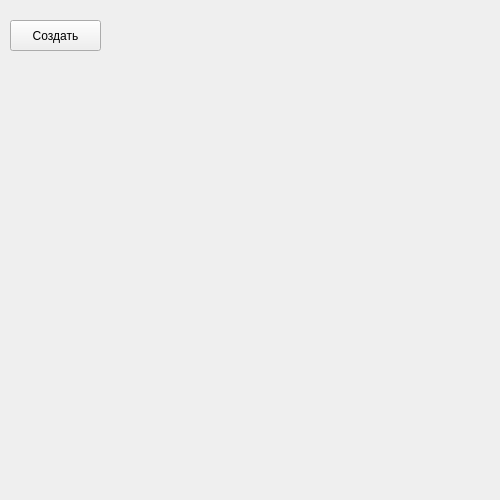
<?xml version="1.0" encoding="UTF-8"?>
<ui version="4.0">
 <class>MainWindow</class>
 <widget class="QMainWindow" name="MainWindow">
  <property name="geometry">
   <rect>
    <x>0</x>
    <y>0</y>
    <width>500</width>
    <height>500</height>
   </rect>
  </property>
  <property name="windowTitle">
   <string>MainWindow</string>
  </property>
  <widget class="QWidget" name="centralwidget">
   <widget class="QPushButton" name="draw">
    <property name="geometry">
     <rect>
      <x>10</x>
      <y>20</y>
      <width>91</width>
      <height>31</height>
     </rect>
    </property>
    <property name="text">
     <string>Создать</string>
    </property>
   </widget>
  </widget>
 </widget>
 <resources/>
 <connections/>
</ui>
